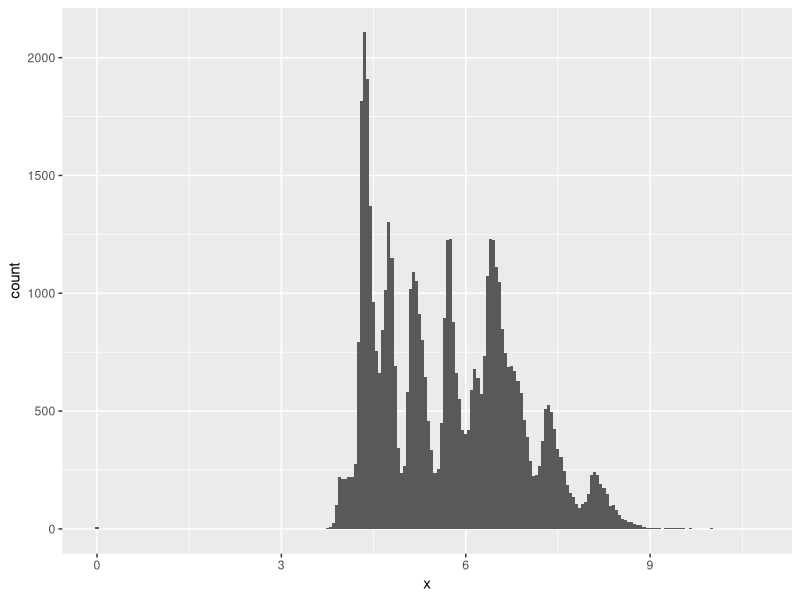
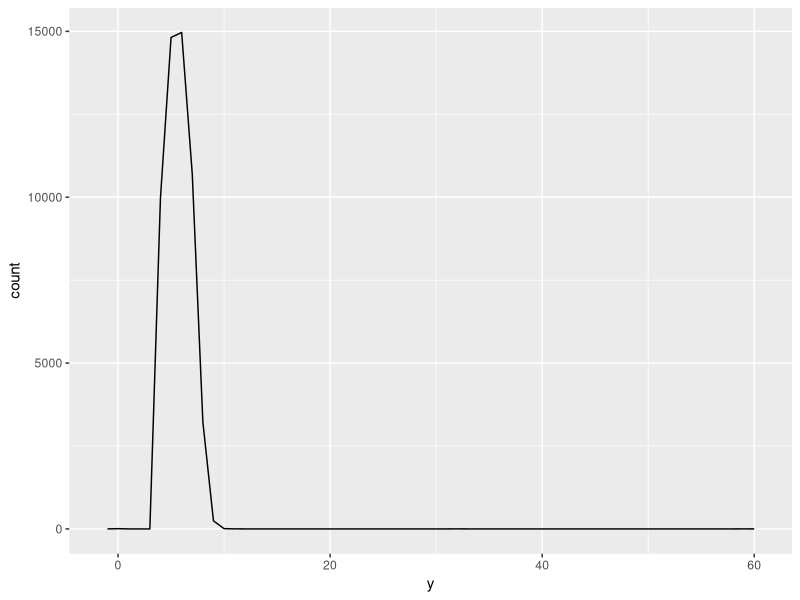
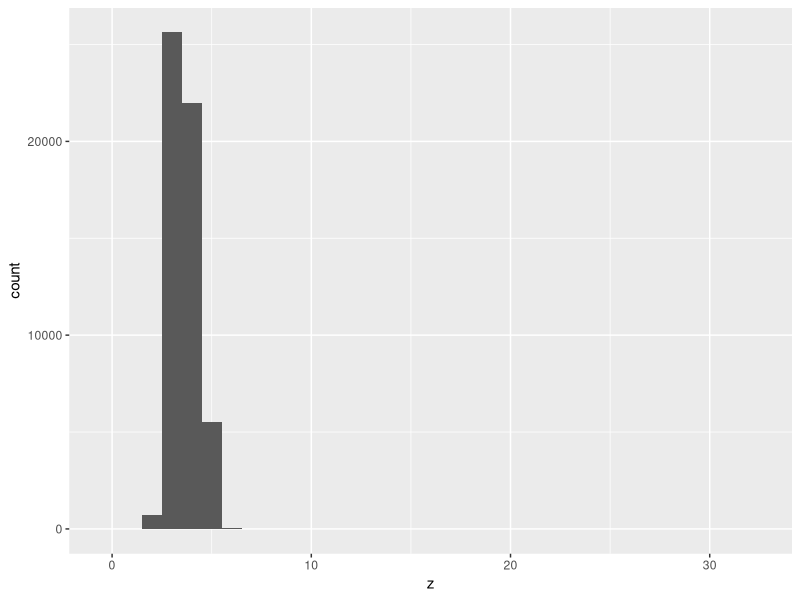
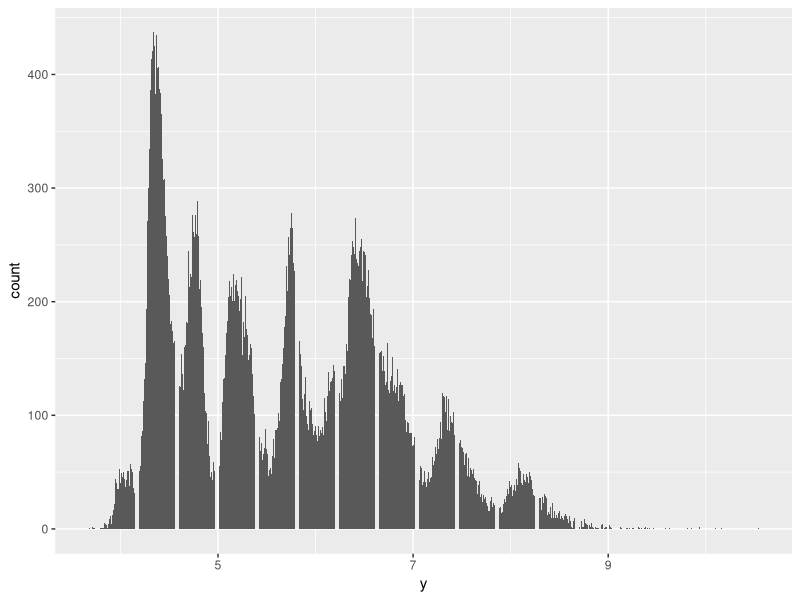
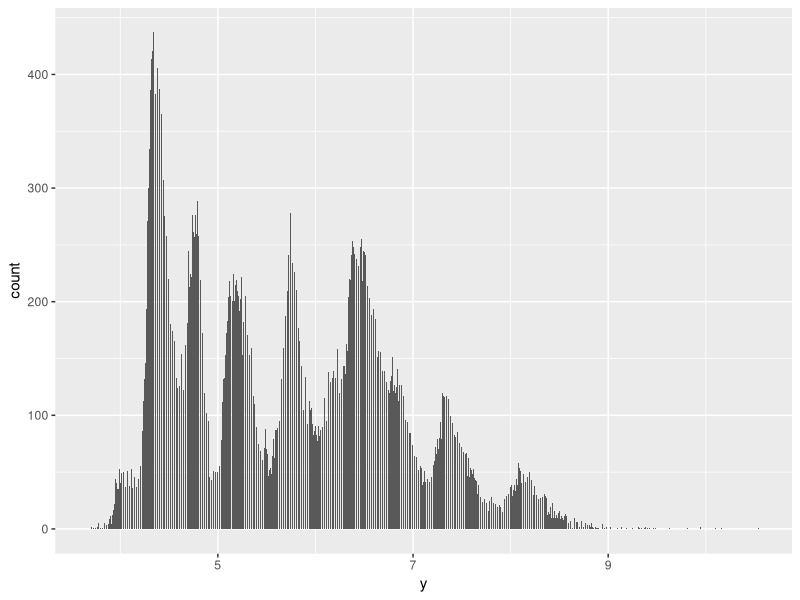
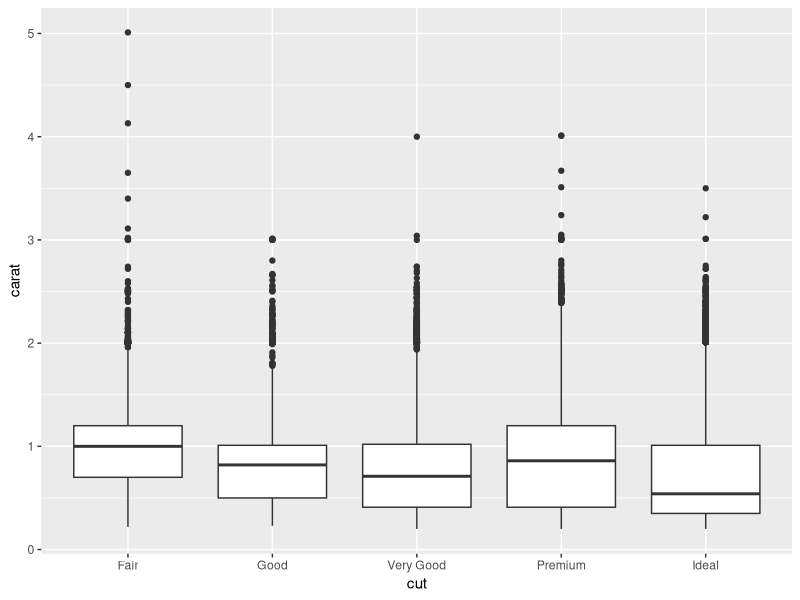
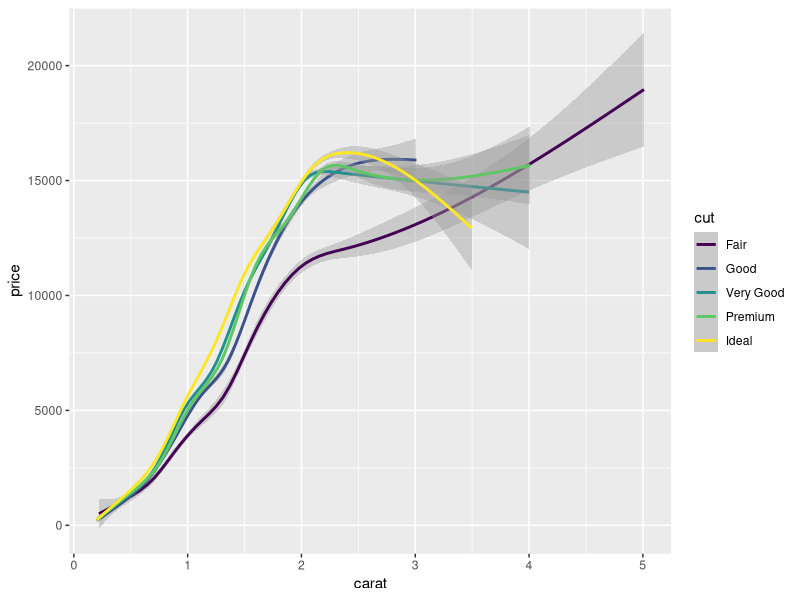

Write the R code that produced these figures, in order. (Note: this script raises an error after producing the figures.)
## ---- chunk 1
knitr::opts_chunk$set(echo = TRUE)
## ---- chunk 2
library(tidyverse)
## ---- chunk 3
#
ggplot(data =diamonds, aes(x=x))+
  geom_histogram(binwidth = 0.05)

ggplot(data = diamonds, mapping = aes(x=y)) +
  geom_freqpoly(binwidth = 1) 

ggplot(data =diamonds, aes(x=z))+geom_histogram(binwidth = 1) 

## ---- chunk 4
#
diamonds %>% 
  filter(carat %in% c(.99,1)) %>%
  count(carat) 
## ---- chunk 5
#
diamonds2  <- diamonds %>% mutate(y= ifelse(y<3 | y>20, NA,y))

ggplot(data = diamonds2,mapping =aes(y)) + geom_bar(na.rm=FALSE) 

ggplot(data = diamonds2,mapping =aes(y)) + geom_histogram(bins = 1000, na.rm =FALSE) 
## ---- chunk 6
#
ggplot(data= diamonds)+
  geom_boxplot(mapping = 
    aes(cut, carat))

ggplot(data= diamonds, mapping = aes(x = carat, y=price, color =cut)) + geom_smooth()
## ---- chunk 7
#
ggplot(diamonds, aes(cut,price)) + geom_lv(aes(fill= ..LV..))
## ---- chunk 8
#
diamonds %>% group_by(color,cut)%>%
  summarize(n = n()) %>%
  mutate(prop=n/sum(n))%>%
  ggplot(diamonds, mapping = aes(x=color,y=cut))+
  geom_tile(aes(fill = prop)) 
      


## ---- chunk 9
#
flights %>% group_by(month, dest) %>%
  summarize(arr_delay= mean(arr_delay, na.rm=TRUE))%>% 
  ggplot(mapping = aes(x=month,y=dest))+
  geom_tile(aes(fill = arr_delay)) 

## ---- chunk 10

ggplot(data= diamonds, mapping = aes(x = price, y = carat)) +
  geom_boxplot(mapping = aes(group = cut_number(price, 20))) + 
  coord_flip()
## ---- chunk 11

## ---- chunk 12
#
